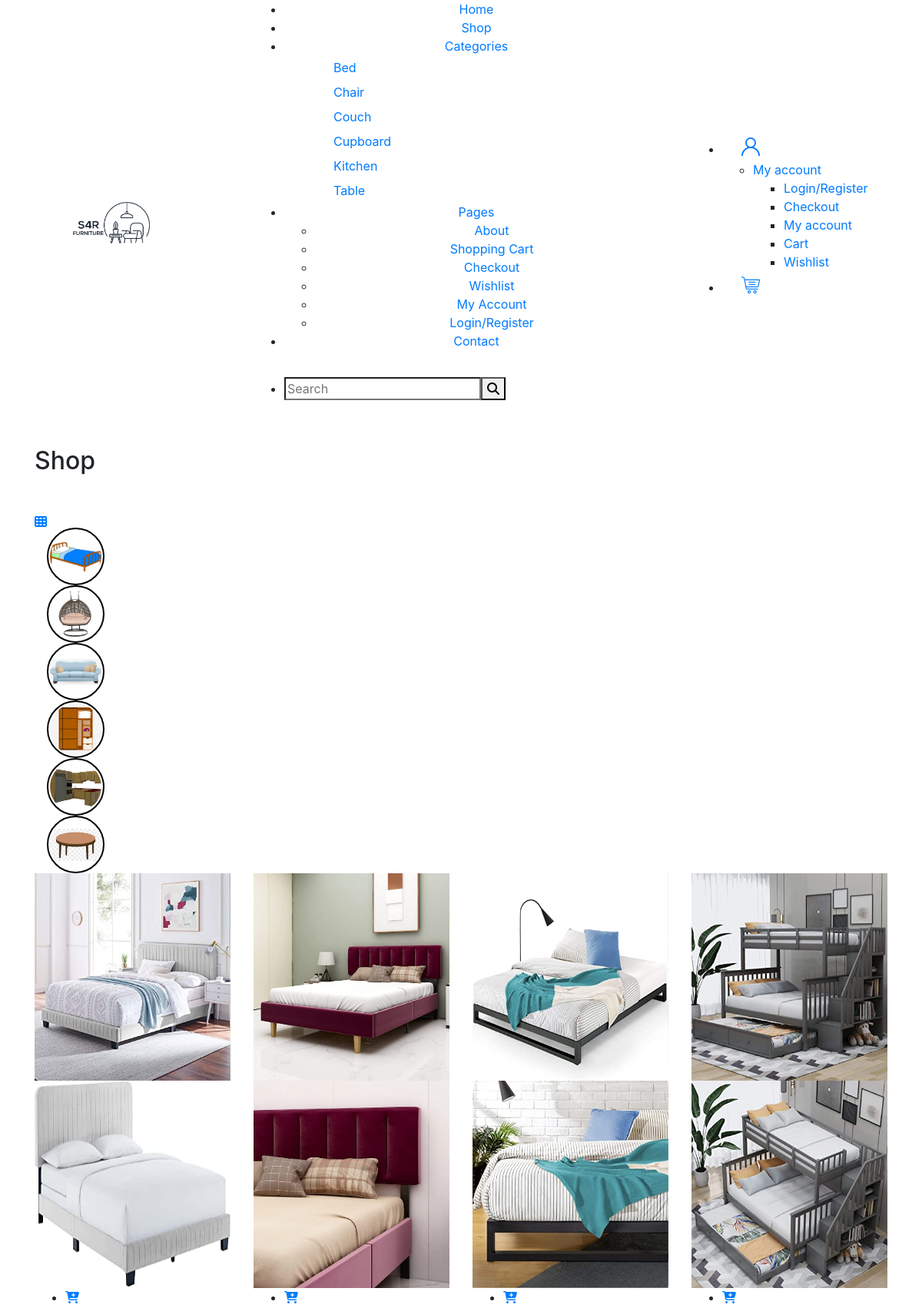
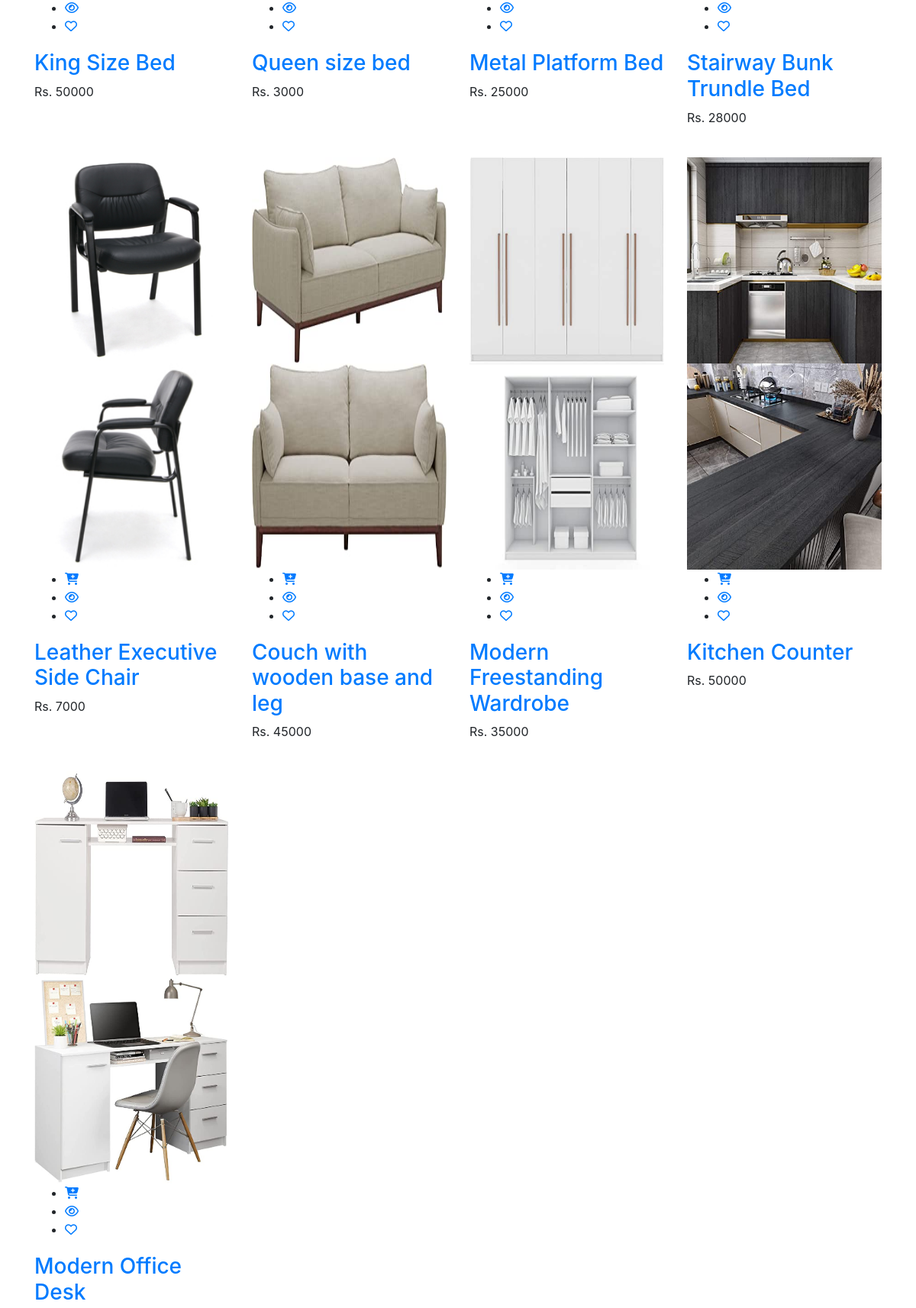
The page /shop.php (upper part) on the database its author committed (2 pictures, top to bottom).
### tables this page shows
CREATE TABLE `categories` (
  `id` int(11) NOT NULL,
  `name` varchar(255) NOT NULL,
  `image` varchar(255) NOT NULL,
  `created_at` timestamp NOT NULL DEFAULT current_timestamp(),
  `updated_at` timestamp NOT NULL DEFAULT current_timestamp(),
  `status` int(11) NOT NULL,
  `fileurl` varchar(255) NOT NULL
);

CREATE TABLE `products` (
  `id` int(11) NOT NULL,
  `name` varchar(30) NOT NULL,
  `price` int(11) NOT NULL,
  `image1` varchar(255) NOT NULL,
  `image2` varchar(255) NOT NULL,
  `description` mediumtext NOT NULL,
  `category_id` int(11) NOT NULL,
  `created_at` timestamp NOT NULL DEFAULT current_timestamp(),
  `updated_at` timestamp NOT NULL DEFAULT current_timestamp(),
  `status` int(11) NOT NULL
);

### shop.php (the view, shortened to what this page needs)
<?php
include('header.php');
?>
<?php
require('connect.php');
$cat_res = mysqli_query($connect, "select * from categories where status=1");
$cat_arr = array();
while ($row = mysqli_fetch_assoc($cat_res)) {
    $cat_arr[] = $row;
}
?>
<div class="page-banner-section section bg-image" data-bg="gallery/shopBanner.png">
    <div class="container">
        <div class="row">
            <div class="col">
                <div class="page-banner text-left">
                    <h2>Shop</h2>
                </div>
            </div>
        </div>
    </div>
</div>
<div class="shop-section section pt-60 pt-lg-40 pt-md-30 pt-sm-20 pt-xs-30  pb-70 pb-lg-50 pb-md-40 pb-sm-60 pb-xs-50">
    <div class="container">
        <div class="row">
            <div class="col-12">
                <div class="shop-area">
                    <div class="row">
                        <div class="col-12">
                            <div class="shop-topbar-wrapper d-flex justify-content-between align-items-center">
                                <div class="grid-list-option d-flex">
                                    <ul class="nav">
                                        <li>
                                            <a class="active show" data-toggle="tab" href="#grid"><i class="fa fa-th"></i></a>
                                        </li>
                                        <li>
                                            <div class="categories pt-20 mt-20">
                                                <?php
                                                foreach ($cat_arr as $row) {
                                                ?>
                                                    <div class="circle1"><span OnClick="parent.location='<?php print $row['fileurl'] ?>'">
                                                            <img class="image" style="border-radius: 50%; margin-right: 40px;border: 2px solid#000;  padding:2px ;width:75px!important;height:75px!important; object-fit: contain;" src="upload/<?php echo $row['image'] ?>" alt="Image">
                                                            <br>
                                                        </span></div>
                                                <?php
                                                }
                                                ?>
                                            </div>
                                        </li>
                                    </ul>
                                </div>
                            </div>
                        </div>
                    </div>
                    <div class="row">
                        <div class="col-lg-12">
                            <div class="row">
                                <div class="col-12">
                                    <div class="shop-product">
                                        <div id="myTabContent-2" class="tab-content">
                                            <div id="grid" class="tab-pane fade active show">
                                                <div class="product-grid-view">
                                                    <div class="row">
                                                        <?php
                                                        include("connect.php");
                                                        $sql = "select * from products";
                                                        $results = $connect->query($sql);
                                                        $productdata = [];
                                                        if ($results->num_rows > 0) {
                                                            while ($row_product = $results->fetch_assoc()) {
                                                                array_push($productdata, $row_product);
                                                            }
                                                        }
                                                        foreach ($productdata as $key => $row) {
                                                        ?>
                                                            <div class="col-lg-3 col-md-6 col-sm-6">
                                                                <div class="single-grid-product mb-40">
                                                                    <div class="product-image">
                                                                        <a href="single-product.php?id=<?php echo $row['id']; ?>">
                                                                            <img style="height: 270px!important;width: 290px!important; " src="<?php $path = $row['image1'];
                                                                                                                                                $display = substr($path, 3);
                                                                                                                                                echo $display; ?>" class="img-fluid" alt="">
                                                                            <img style="height: 270px!important;width: 290px!important; " src="<?php $path = $row['image2'];
                                                                                                                                                $display = substr($path, 3);
                                                                                                                                                echo $display; ?>" class="img-fluid" alt="">
                                                                        </a>
                                                                        <div class="product-action">
                                                                            <ul>
                                                                                <li><a href="cart.php"><i class="fa fa-cart-plus"></i></a></li>
                                                                                <li>
                                                                                <a href="#quick-view-modal-container" data-toggle="modal" title="Quick View" onclick="viewdata(<?php echo $row['id'] ?>)"><i class="fa fa-eye"></i></a>
                                                                                </li>
                                                                                <li><a href="wishlist.php"><i class="fa fa-heart-o"></i></a></li>
                                                                            </ul>
                                                                        </div>
                                                                    </div>
                                                                    <div class="product-content">
                                                                        <h3 class="title"> <a href="single-product.php"><?php echo $row['name'] ?></a></h3>
                                                                        <p class="product-price"><span class="discounted-price">Rs. <?php echo $row['price'] ?></span> </p>
                                                                    </div>
                                                                </div>
                                                                </div>
                                       <?php } ?>
                                    </div>
                                 </div>
                                    </div>
                                 </div>
                              </div>
                              </div>
                           </div>
                        </div>
                        </div>
                     </div>
                  </div>
               </div>
            </div>
         </div>
      </div>
</body>
</html>

### header.php (shortened to what this page needs)
<!doctype html>
<html class="no-js" lang="zxx">
<?php
require('connect.php');
$cat_res = mysqli_query($connect, "select * from categories where status=1");
$cat_arr = array();
while ($row = mysqli_fetch_assoc($cat_res)) {
    $cat_arr[] = $row;
}
?>
<head>
    <link rel="stylesheet" href="assets/css/vendor/bootstrap.min.css">
    <link rel="stylesheet" href="assets/css/vendor/iconfont.min.css">
    <link rel="stylesheet" href="assets/css/vendor/helper.css">
    <link rel="stylesheet" href="assets/css/plugins/plugins.css">
    <link rel="stylesheet" href="assets/css/style.css">
    <link href="https://unpkg.com/aos@2.3.1/dist/aos.css" rel="stylesheet">
</head>
<body>
    <div id="main-wrapper">
        <header class="header header-transparent header-sticky  d-lg-block d-none">
            <div class="header-deafult-area">
                <div class="container">
                    <div class="row align-items-center">
                        <div class="col-xl-3 col-lg-2 col-md-4 col-12">
                            <div class="logo-area">
                                <a href="index.php"><img src="assets/images/mainlogo.png" height="100"></a>
                            </div>
                        </div>
                        <div class="col-xl-6 col-lg-6 col-md-4 d-none d-lg-block col-12 col-12">
                            <div class="header-menu-area text-center">
                                <nav class="main-menu">
                                    <ul>
                                        <li><a href="index.php">Home</a></li>
                                        <li><a href="shop.php">Shop</a></li>
                                        <li><a href="shop.php">Categories</a>
                                            <ul class="sub-menu">
                                                <?php
                                                foreach ($cat_arr as $row) {
                                                ?>
                                                    <li class="dropdown-item text-left" class="nav-item text-left text-black"><a href="catview.php?catid=<?php echo $row['id']; ?>">
                                                            <?php
                                                            echo $row['name'] ?></a></li>
                                                <?php
                                                }
                                                ?>
                                            </ul>
                                        </li>
                                        <li><a href="#">Pages</a>
                                            <ul class="sub-menu">
                                                <li><a href="about.php">About</a></li>
                                                <li><a href="cart.php">Shopping Cart</a></li>
                                                <li><a href="checkout.php">Checkout</a></li>
                                                <li><a href="wishlist.php">Wishlist</a></li>
                                                <li><a href="my-account.php">My Account</a></li>
                                                <li>
                                                    <?php
                                                    if (!empty($_SESSION['username'])) { ?>
                                                        <a href="logout.php">Logout</a>
                                                    <?php } else { ?>
                                                        <a href="login-register.php">Login/Register</a>
                                                    <?php } ?>
                                                </li>
                                            </ul>
                                        </li>
                                        <li><a href="contact.php">Contact</a></li>
                                        <li>
                                            <div style="padding: 35px 0px 40px 0px;">
                                                <form method="post" action="search.php">
                                                    <div style="display: flex;">
                                                        <input type="search" class="search-data" placeholder="Search" name="s" required>
                                                        <button type="submit" id="search">
                                                            <i class="fa fa-search"></i>
                                                        </button>
                                                    </div>
                                                </form>
                                            </div>
                                        </li>
                                    </ul>
                                </nav>
                            </div>
                        </div>
                        <div class="col-xl-3 col-lg-4 col-md-5 col-12">
                            <div class="header-search-cart-area">
                                <ul>
                                    <li class="currency-menu"><a href="#"><i class="flaticon-user"></i></a>
                                        <ul class="currency-dropdown">
                                            <li><a href="my-account.php">My account</a>
                                                <ul>
                                                    <li><?php if (isset($_SESSION['username'])) {
                                                            echo '<a href="logout.php">Logout</a>';
                                                        } else {
                                                            echo '<a href="login-register.php">Login/Register</a>';
                                                        } ?></li>
                                                    <li><a href="checkout.php">Checkout</a></li>
                                                    <li><a href="my-account.php">My account</a></li>
                                                    <li><a href="cart.php">Cart</a></li>
                                                    <li><a href="wishlist.php">Wishlist</a></li>
                                                </ul>
                                            </li>
                                        </ul>
                                    </li>
                                    <li class="mini-cart"><a href="cart.php"><i class="flaticon-shopping-cart"></i></a>
                                    </li>
                                </ul>
                            </div>
                        </div>
                    </div>
                </div>
            </div>
        </header>

### admin/documentation/style.css (style rules this page uses)
ul { margin-bottom: 20px; }
p { padding: 0!important; }

### rows shown on the page
categories: name "Bed", image (picture)
categories: name "Chair", image (picture)
categories: name "Couch", image (picture)
categories: name "Cupboard", image (picture)
categories: name "Kitchen", image (picture)
categories: name "Table", image (picture)
products: image1 (picture), image2 (picture), name "King Size Bed", price "50000"
products: image1 (picture), image2 (picture), name "Queen size bed", price "3000"
products: image1 (picture), image2 (picture), name "Metal Platform Bed", price "25000"
products: image1 (picture), image2 (picture), name "Stairway Bunk Trundle Bed", price "28000"
products: image1 (picture), image2 (picture), name "Leather Executive Side Chair", price "7000"
products: image1 (picture), image2 (picture), name "Couch with wooden base and leg", price "45000"
products: image1 (picture), image2 (picture), name "Modern Freestanding Wardrobe", price "35000"
products: image1 (picture), image2 (picture), name "Kitchen Counter", price "50000"
products: image1 (picture), image2 (picture), name "Modern Office Desk"
